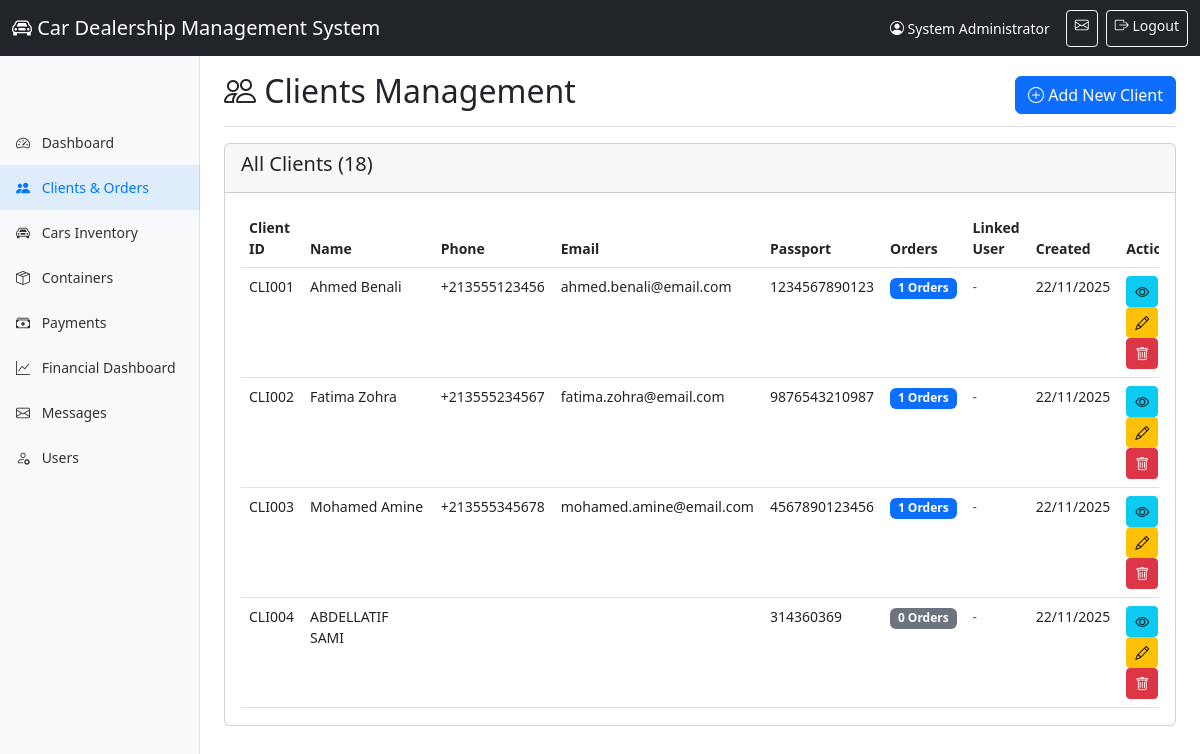
Screenshot of /Admin/clients.php (signed in) with the database file from the repository.
### tables this page shows
CREATE TABLE `clients` (
  `id` INT(11) NOT NULL AUTO_INCREMENT,
  `client_id` VARCHAR(20) NOT NULL UNIQUE,
  `name` VARCHAR(100) NOT NULL,
  `phone` VARCHAR(20) NOT NULL,
  `email` VARCHAR(100),
  `passport_number` VARCHAR(50),
  `address` TEXT,
  `user_id` INT(11) NULL,
  `password` VARCHAR(255) NOT NULL,
  `created_at` TIMESTAMP DEFAULT CURRENT_TIMESTAMP,
  `updated_at` TIMESTAMP DEFAULT CURRENT_TIMESTAMP ON UPDATE CURRENT_TIMESTAMP,
  `is_active` TINYINT(1) DEFAULT 1,
  `mfa_enabled` TINYINT(1) DEFAULT 0,
  `mfa_secret` VARCHAR(32) NULL,
  PRIMARY KEY (`id`),
  FOREIGN KEY (`user_id`) REFERENCES `admin_users`(`id`) ON DELETE SET NULL,
  INDEX `idx_client_id` (`client_id`),
  INDEX `idx_email` (`email`),
  INDEX `idx_phone` (`phone`),
  INDEX `idx_passport` (`passport_number`)
);

### functions.php (called while the page is built, shortened)
<?php
function formatDate($date) {
    return date('d/m/Y', strtotime($date));
}

### Admin/clients.php (the view, shortened to what this page needs)
<?php
require_once '../functions.php';
$stmt = $pdo->query("
    SELECT c.*,
           (SELECT COUNT(*) FROM orders WHERE client_id = c.id) as order_count,
           u.username as linked_user
    FROM clients c
    LEFT JOIN admin_users u ON c.user_id = u.id
    ORDER BY c.created_at DESC
");
$clients = $stmt->fetchAll();
?>
<!DOCTYPE html>
<html lang="en">
<head>
    <link href="https://cdn.jsdelivr.net/npm/bootstrap@5.3.0/dist/css/bootstrap.min.css" rel="stylesheet">
    <link rel="stylesheet" href="https://cdn.jsdelivr.net/npm/bootstrap-icons@1.11.0/font/bootstrap-icons.css">
    <link rel="stylesheet" href="style.css">
</head>
<body>
    <?php include 'includes/header.php'; ?>
    <div class="container-fluid">
        <div class="row">
            <?php include 'includes/sidebar.php'; ?>
            <main class="col-md-9 ms-sm-auto col-lg-10 px-md-4">
                <div class="d-flex justify-content-between flex-wrap flex-md-nowrap align-items-center pt-3 pb-2 mb-3 border-bottom">
                    <h1 class="h2"><i class="bi bi-people"></i> Clients Management</h1>
                    <a href="add_client.php" class="btn btn-primary">
                        <i class="bi bi-plus-circle"></i> Add New Client
                    </a>
                </div>
                <div class="card">
                    <div class="card-header">
                        <h5>All Clients (<?php echo count($clients); ?>)</h5>
                    </div>
                    <div class="card-body">
                        <div class="table-responsive">
                            <table class="table table-hover">
                                <thead>
                                    <tr>
                                        <th>Client ID</th>
                                        <th>Name</th>
                                        <th>Phone</th>
                                        <th>Email</th>
                                        <th>Passport</th>
                                        <th>Orders</th>
                                        <th>Linked User</th>
                                        <th>Created</th>
                                        <th>Actions</th>
                                    </tr>
                                </thead>
                                <tbody>
                                    <?php if (empty($clients)): ?>
                                        <tr>
                                            <td colspan="9" class="text-center text-muted">No clients found</td>
                                        </tr>
                                    <?php else: ?>
                                        <?php foreach ($clients as $client): ?>
                                        <tr>
                                            <td><?php echo htmlspecialchars($client['client_id']); ?></td>
                                            <td><?php echo htmlspecialchars($client['name']); ?></td>
                                            <td><?php echo htmlspecialchars($client['phone']); ?></td>
                                            <td><?php echo htmlspecialchars($client['email'] ?? ''); ?></td>
                                            <td><?php echo htmlspecialchars($client['passport_number']); ?></td>
                                            <td>
                                                <span class="badge bg-<?php echo $client['order_count'] > 0 ? 'primary' : 'secondary'; ?>">
                                                    <?php echo $client['order_count']; ?> Orders
                                                </span>
                                            </td>
                                            <td>
                                                <?php if ($client['linked_user']): ?>
                                                    <span class="badge bg-info"><?php echo htmlspecialchars($client['linked_user']); ?></span>
                                                <?php else: ?>
                                                    <span class="text-muted">-</span>
                                                <?php endif; ?>
                                            </td>
                                            <td><?php echo formatDate($client['created_at']); ?></td>
                                            <td>
                                                <a href="client_details.php?id=<?php echo $client['id']; ?>" class="btn btn-sm btn-info" title="View">
                                                    <i class="bi bi-eye"></i>
                                                </a>
                                                <a href="edit_client.php?id=<?php echo $client['id']; ?>" class="btn btn-sm btn-warning" title="Edit">
                                                    <i class="bi bi-pencil"></i>
                                                </a>
                                                <a href="?delete=1&id=<?php echo $client['id']; ?>" class="btn btn-sm btn-danger" title="Delete" onclick="return confirm('Are you sure? This will delete all client data.')">
                                                    <i class="bi bi-trash"></i>
                                                </a>
                                            </td>
                                        </tr>
                                        <?php endforeach; ?>
                                    <?php endif; ?>
                                </tbody>
                            </table>
                        </div>
                    </div>
                </div>
            </main>
        </div>
    </div>
</body>
</html>

### Admin/style.css (style rules this page uses)
body { font-size: 0.875rem; padding-top: 56px; }
main { margin-top: 20px; }
.table-responsive { max-height: 500px; overflow-y: auto; }
.badge { font-size: 0.75rem; color: #fff !important; font-weight: 600; display: inline-block; padding: 0.35em 0.65em; }

### rows the page displays
clients: client "CLI001", name "Ahmed Benali", phone "+213555123456", email "ahmed.benali@email.com", passport_number "1234567890123", order_count "1", created_at "22/11/2025"
clients: client "CLI002", name "Fatima Zohra", phone "+213555234567", email "fatima.zohra@email.com", passport_number "9876543210987", order_count "1", created_at "22/11/2025"
clients: client "CLI003", name "Mohamed Amine", phone "+213555345678", email "mohamed.amine@email.com", passport_number "4567890123456", order_count "1", created_at "22/11/2025"
clients: client "CLI004", name "ABDELLATIF SAMI", passport_number "314360369", order_count "0", created_at "22/11/2025"

### other values shown
APP_NAME "Car Dealership Management System"
$_SESSION['full_name'] "System Administrator"
count($clients) "18"
